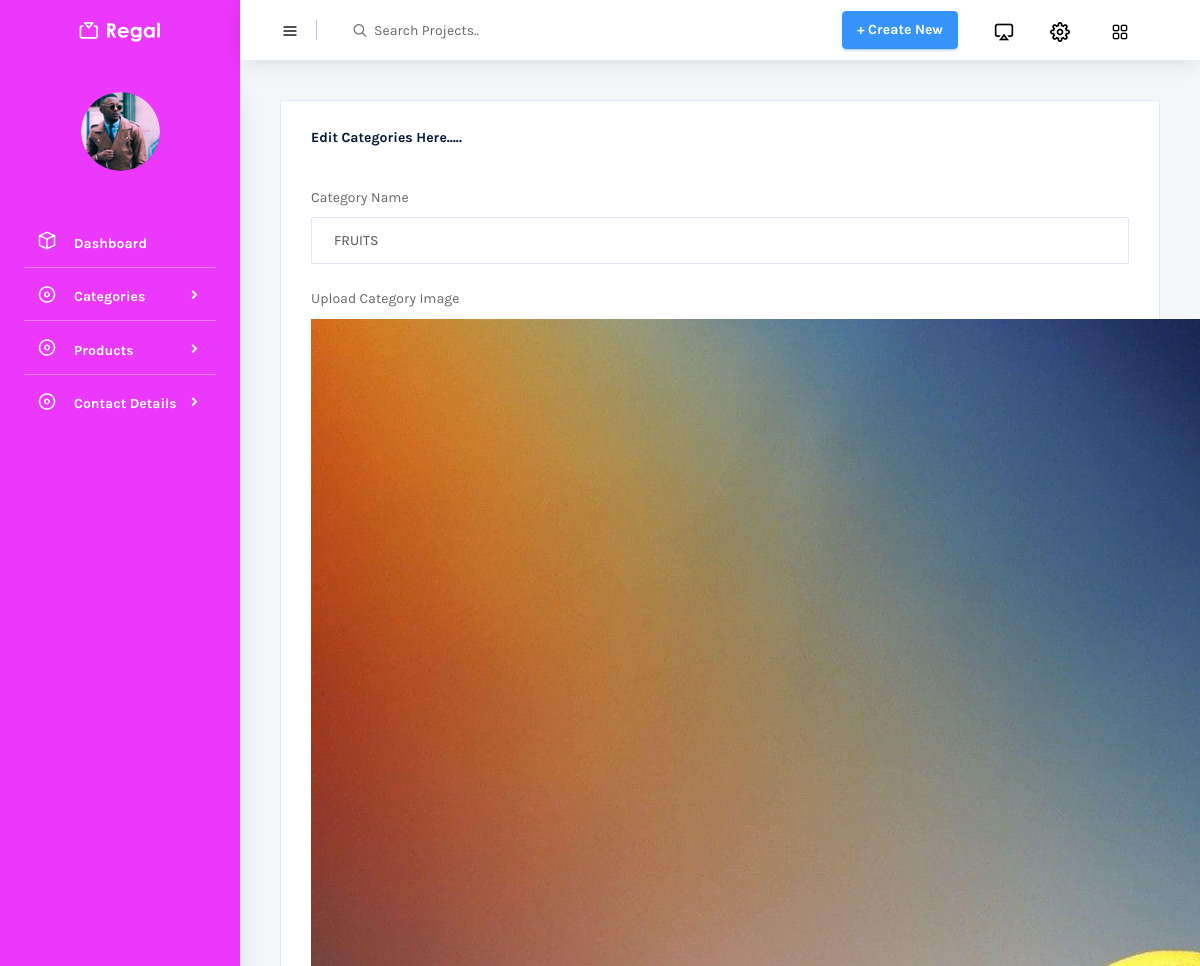
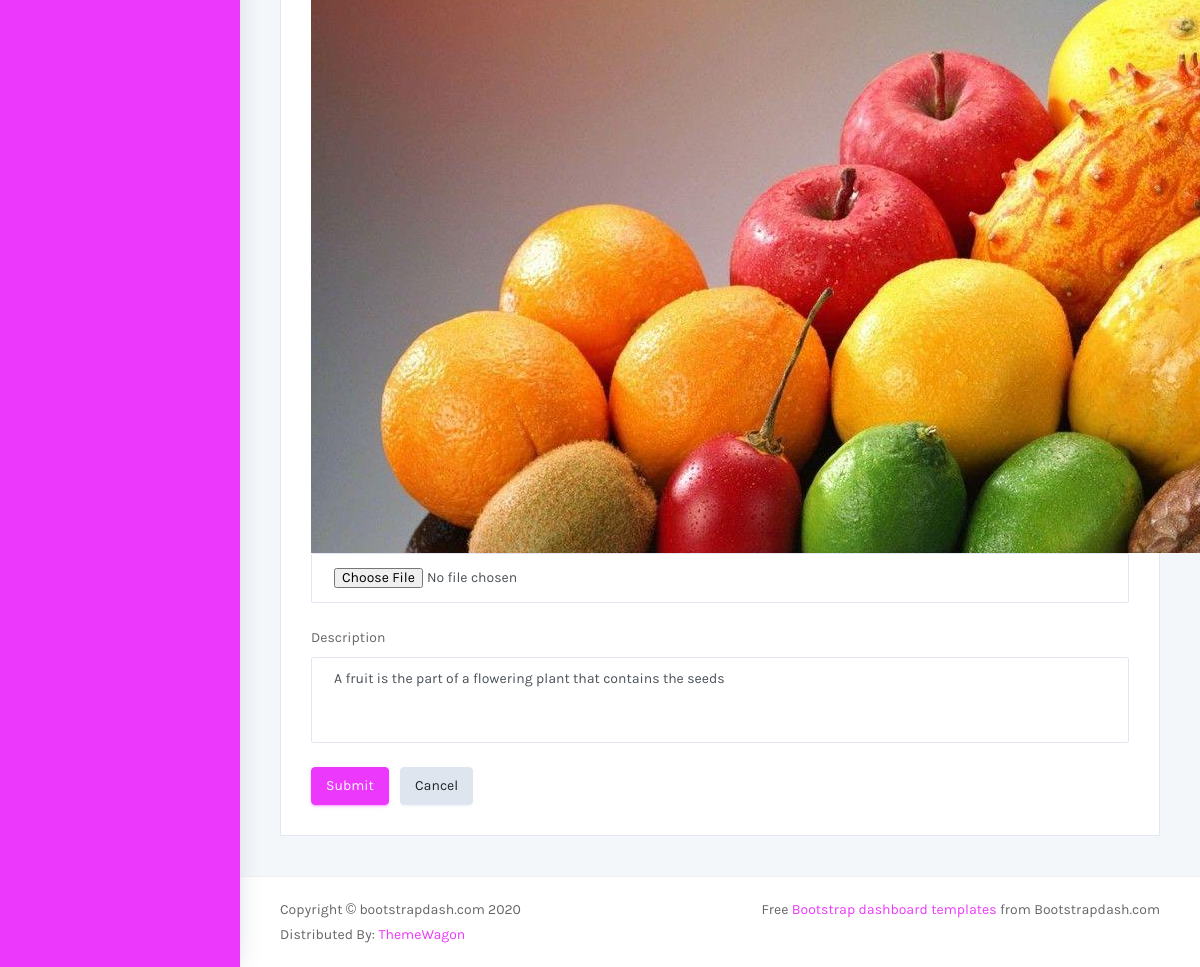
The page /Backend/edit_category/1/ on the database its author committed (2 pictures, top to bottom).
### Backend/models.py (models this page shows)
class Categorydb(models.Model):
    Category_Name=models.CharField(max_length=100,null=True,blank=True)
    Description=models.CharField(max_length=100,null=True,blank=True)
    Category_Image=models.ImageField(upload_to="Category Images",null=True,blank=True)

### Backend/views.py (the view)
# urls.py: path('edit_category/<int:cid>/',views.edit_category,name="edit_category"),
def edit_category(request,cid):
    data=Categorydb.objects.get(id=cid)
    return render(request,"Edit_Category.html",{'data':data})

### Backend/templates/Edit_Category.html (shortened to what this page needs)
<!DOCTYPE html>
{% extends 'index.html' %}
{% block content %}
<html lang="en">
<head>
</head>
<body>
<div class="card">
                <div class="card-body">
                  <h4 class="card-title">Edit Categories Here.....</h4><br><br>
                  <form class="forms-sample" method="post" action="{% url 'update_category' cid=data.id %}" enctype="multipart/form-data">
                    <div class="form-group">
                      <label for="exampleInputName1">Category Name</label>
                      <input type="text" class="form-control" id="exampleInputName1"  name="cname" value="{{data.Category_Name}}" placeholder="Name" fdprocessedid="y2o5z1b">
                    </div>
                      <div class="form-group">
                      <label for="exampleInputName1">Upload Category Image</label>
                          <img src="{{data.Category_Image.url}}">
                      <input type="file" class="form-control"  name="cimage" placeholder="Name" fdprocessedid="y2o5z1b">
                    </div>
                    <div class="form-group">
                      <label for="exampleTextarea1">Description</label>
                      <textarea class="form-control"   name="description" id="exampleTextarea1" rows="4">{{data.Description}}</textarea>
                    </div>
                    <button type="submit" class="btn btn-primary mr-2" fdprocessedid="tvx093">Submit</button>
                    <button class="btn btn-light" fdprocessedid="tx3o39">Cancel</button>
                  </form>
                </div>
              </div>
</body>
</html>
{% endblock %}

### rows shown on the page
Categorydb: cname "FRUITS", Category_Image (picture), description "A fruit is the part of a flowering plant that contains the seeds"
